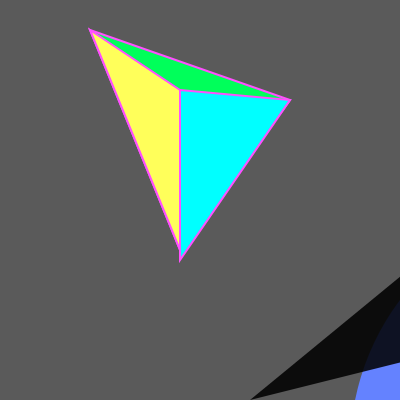
Frame 1 (no input)
Frame 60 (no input): identical to frame 1, image omitted
Frame 120 (the mouse pressed at the canvas centre since frame 60): identical to frame 1, image omitted

The p5.js sketch that drew this single still picture (run headless with seeded random() and noise() and a simulated clock; from frame 60 on, the mouse is pressed at the canvas centre):

// p5.js sketch
// ── sketch.js
// Click mouse to advance to next drawing
function setup() {
  createCanvas(400, 400);
  background(220);
  draw_step();
}

let frame_index = 0;

function draw() {
  draw_step();
}

function draw_step() {
  background(220);

  if (frame_index === 0) {
    Justin_face();
  } else if (frame_index === 1) {
    Phil_face();
  } else if (frame_index === 2) {
    Wushuang_face();
  }
}

function mouseClicked() {
  frame_index = (frame_index + 1) % 3;
  report_msg('mouseClicked frame_index ' + frame_index);
}

// Display msg in html paragraph element id_line
function report_msg(a_msg) {
  let id_line = select('#id_line');
  if (!id_line) id_line = createP().id('id_line');
  const frame_rate = round(frameRate(), 2);
  const a_prefix = '[' + frameCount + '] ';
  id_line.elt.innerHTML = a_prefix + a_msg;
}

function Wushuang_face() {
  //left eye
  stroke(0)
  strokeWeight(1)
  ellipseMode(RADIUS);
  fill(255);
  ellipse(100, 100, 30, 30);
  ellipseMode(CENTER);
  fill(0, 204, 204);
  ellipse(100, 100, 30, 30);

  //right eye
  ellipseMode(RADIUS);
  fill(255);
  ellipse(200, 100, 30, 30);
  ellipseMode(CENTER);
  fill(0, 204, 204);
  ellipse(200, 100, 30, 30);

  //Nose  
  fill(255, 153, 51);
  arc(150, 150, 60, 60, HALF_PI, PI);

  //mouth
  strokeWeight(6);
  line(125, 210, 200, 200);
}

function Phil_face() {
  strokeWeight(20)
  stroke(30, 30, 30)
  line(300, 300, 300, 400) //body
  line(250, 480, 300, 400) //left leg
  line(350, 480, 300, 400) //right leg
  line(300, 320, 260, 375) //left arm
  line(300, 320, 340, 375) //rightarm

  //   head
  fill(100)
  strokeWeight(2)
  stroke(0, 0, 100)
  ellipseMode(CENTER)
  ellipse(300, 160, 200, 290)

  stroke(255, 255, 255)
  strokeWeight(1)
  fill(0, 0, 85)
  ellipse(298, 180, 5, 7)
  ellipse(305, 180, 5, 7)

  stroke(0)
  // left eye
  translate(250, 150)
  rotate(290)
  // strokeWeight()
  fill(0, 255, 100)
  angleMode(DEGREES)
  ellipse(0, 0, 30, 45)

  // reset canvas
  rotate(-290)
  translate(-250, -150)
  translate(350, 150)

  // right eye
  fill(0, 255, 100)
  rotate(-290)
  angleMode(DEGREES)
  ellipse(0, 0, 30, 45)

  //   double pupils
  rotate(290)
  strokeWeight(2)
  fill(200)
  circle(0, 0, 10)
  circle(-10, 0, 10)
  circle(-90, 0, 10)
  circle(-100, 0, 10)

  noFill()
  stroke(255, 0, 0)
  bezier(35, -65, 50, -55, 60, -60, 70, -60)
  bezier(37, -60, 40, -50, 50, -55, 60, -45)
  bezier(40, -55, 41, -55, 40, -50, 50, -35)
  bezier(-135, -60, -145, -50, -160, -55, -165, -45)
  bezier(-140, -50, -145, -53, -160, -49, -165, -65)
  bezier(-135, -65, -135, -70, -160, -75, -165, -69)
}

function Justin_face() {

  background(90);

  noStroke();

  // skin
  fill(100, 130, 255);
  rect(350, 200, 700, 1150, 250, 150);


  // hair left- right
  fill(0, 220);
  triangle(700, 30, 850, 250, 250, 400);
  triangle(800, 80, 1500, 350, 700, 220);


  // eyebrow shadow left- right
  stroke(0, 30);
  strokeWeight(43);
  line(600, 405, 450, 410);
  line(1000, 320, 730, 400);

  // pink eyebrow left- right
  stroke(255, 100, 100);
  strokeWeight(30);
  line(600, 400, 450, 400);
  line(1000, 300, 730, 400);


  stroke(0, 290)
  strokeWeight(20)
  // eyelash left- right
  ellipse(522, 507, 200, 130);
  ellipse(847, 485, 200, 130);


  noStroke();
  fill(255);
  // eye white left- right
  ellipse(520, 500, 200, 130);
  ellipse(850, 480, 200, 130);


  fill(40);
  // left eye suspicious left- right 255- 0
  circle(440, 500, 70);
  circle(610, 500, 70);

  fill(40, 70);
  circle(470, 490, 50);
  circle(567, 485, 50);

  fill(40, 40);
  circle(490, 475, 40);
  circle(540, 478, 40);

  fill(40, 40);
  circle(515, 470, 40);


  fill(40);
  // right eye suspicious left- right 255- 0
  circle(750, 480, 70);
  circle(890, 480, 70);

  fill(40, 80);
  circle(770, 475, 50);
  circle(860, 475, 50);

  fill(40, 40);
  circle(790, 465, 40);
  circle(840, 465, 40);

  fill(40, 40);
  circle(815, 460, 40);


  // green sun
  stroke(255, 80, 255);
  strokeWeight(2);
  fill(0, 255, 90);
  triangle(90, 30, 290, 100, 180, 250);

  // blue sun
  fill(0, 255, 255);
  triangle(180, 90, 290, 100, 180, 260);

  // yellow sun
  fill(255, 255, 90);
  triangle(90, 30, 180, 90, 180, 250);

}
